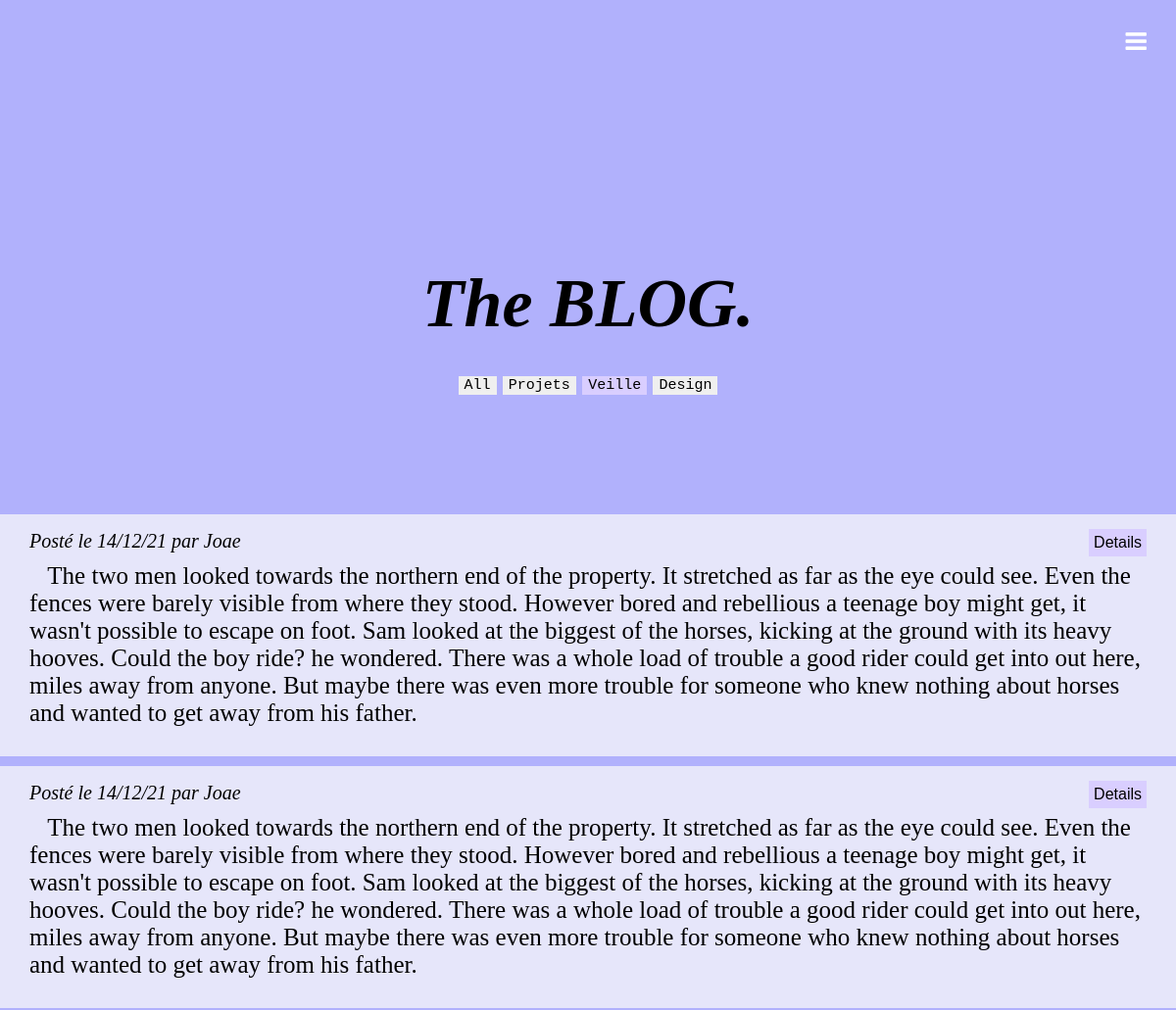
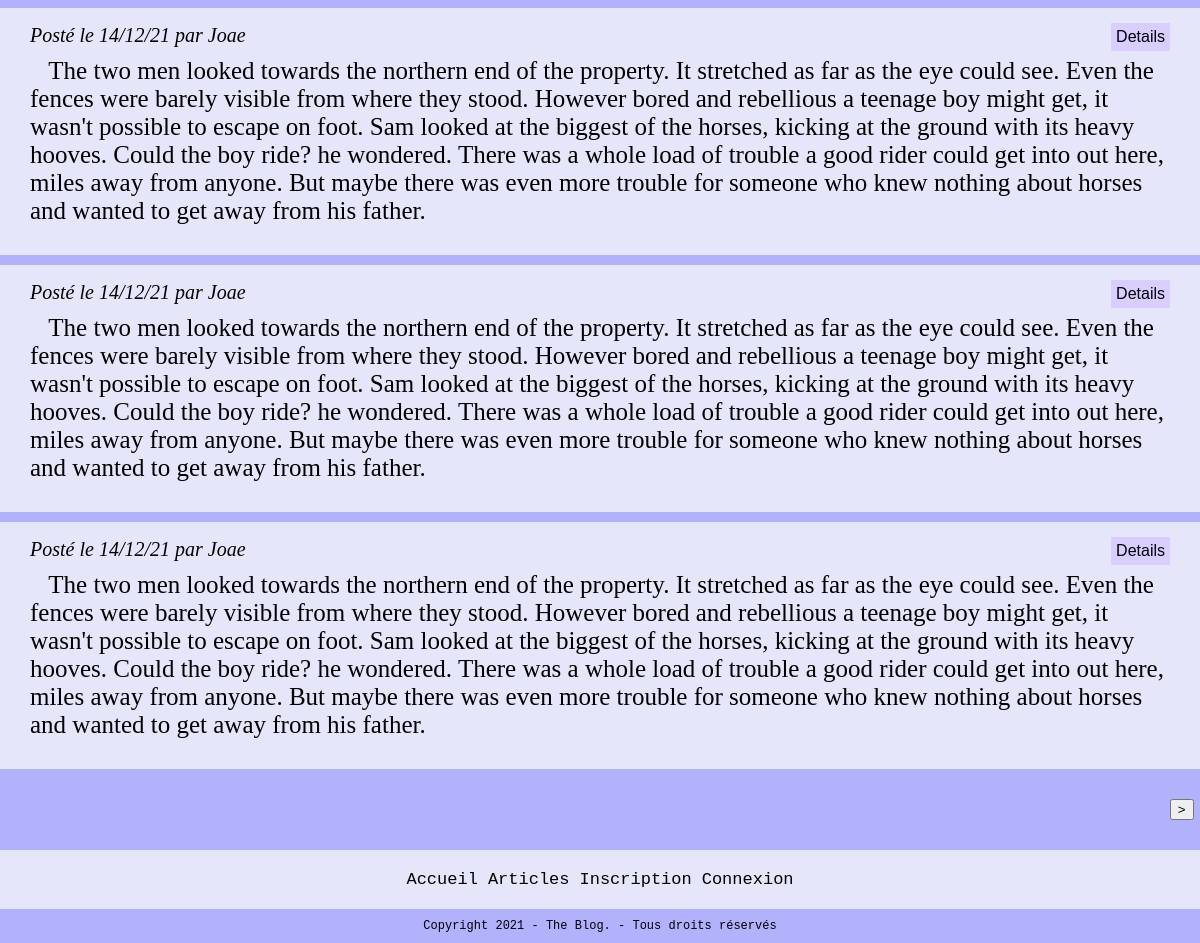
The app's page /articles.php?Categorie=Veille, older data (2 pictures, top to bottom).
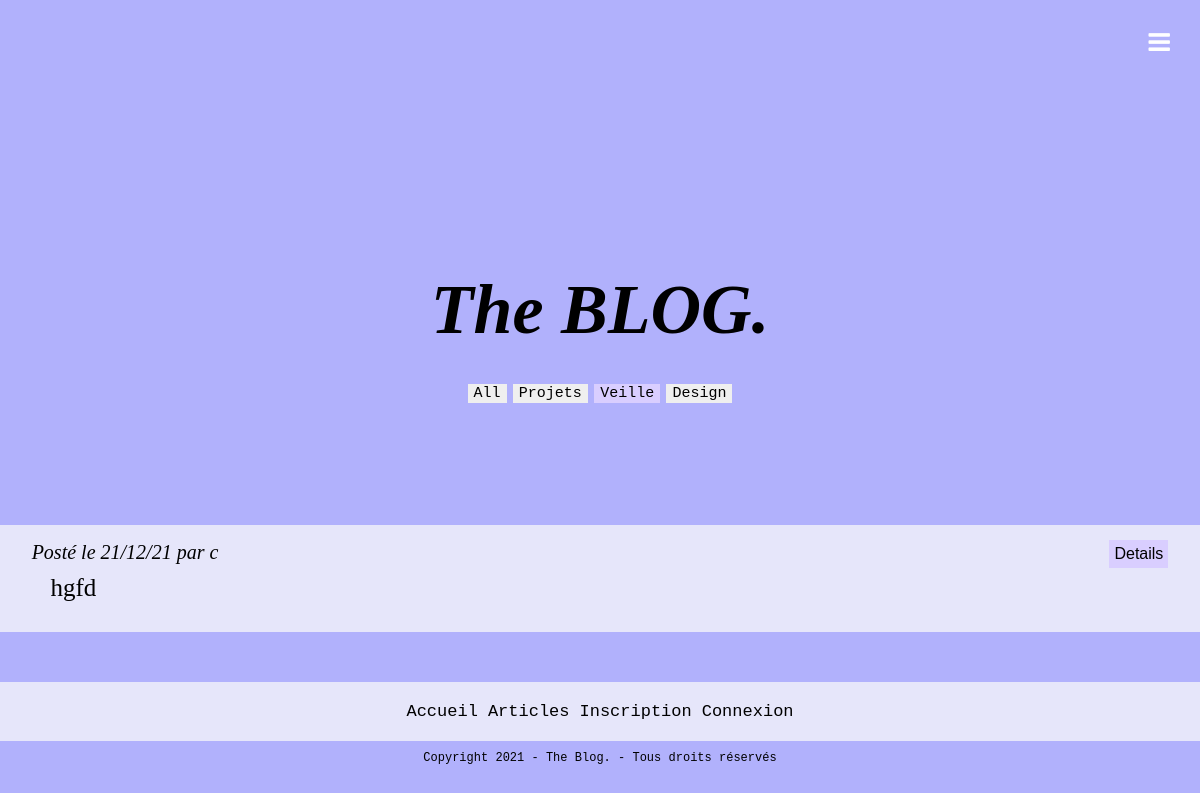
The same page, newer data.
### tables this page shows
CREATE TABLE `articles` (
  `id` int(11) NOT NULL,
  `article` text NOT NULL,
  `id_utilisateur` int(11) NOT NULL,
  `id_categorie` int(11) NOT NULL,
  `date` timestamp NOT NULL DEFAULT CURRENT_TIMESTAMP ON UPDATE CURRENT_TIMESTAMP
);

CREATE TABLE `utilisateurs` (
  `id` int(11) NOT NULL,
  `login` varchar(255) NOT NULL,
  `password` varchar(255) NOT NULL,
  `email` varchar(255) NOT NULL,
  `id_droits` int(11) NOT NULL
);

### articles.php (the view, shortened to what this page needs)
<!DOCTYPE html>
<html>
<head>
  <?php include "head.php";?>
 </head>
 <body>
  <header>
    <?php include "header.php";?>
  </header>
  <main>
  <h1 class="title"><i>The BLOG.  </i></h1>
  <form method="get" class="art_cat">
    <input class ="All" type="submit" name = "All" value="All"></input>
    <input class ="Projets" type="submit" name = "Categorie" value="Projets"></input>
    <input class ="Veille" type="submit" name = "Categorie" value="Veille"></input>
    <input class ="Design" type="submit" name = "Categorie" value="Design"></input>
  </form>
  <div class='index_articles'>
<?php
include "db_link.php";
if(isset($_GET["Categorie"])){
    ?><style>.Projets{background-color : rgb(217, 206, 255);}</style> <?php
  if($_GET["Categorie"]=="Veille"){
    $sql = "SELECT * FROM articles WHERE id_categorie = 2";
    ?><style>.Veille{background-color : rgb(217, 206, 255);}</style> <?php
  }
    ?><style>.Design{background-color : rgb(217, 206, 255);}</style> <?php
}
elseif(isset($_GET["All"])){
  $sql = "SELECT * FROM articles ";
  ?><style>.All{background-color : rgb(217, 206, 255);}</style> <?php
}
else{
  $sql = "SELECT * FROM articles ";
  ?><style>.All{background-color : rgb(217, 206, 255);}</style> <?php
}
$query = $conn->query($sql);
$comments = $query->fetch_all();
$sql = "SELECT utilisateurs.id, utilisateurs.login FROM utilisateurs INNER JOIN articles ON articles.id_utilisateur = articles.id" ;
$query = $conn->query($sql);
$users = $query->fetch_all();
$i = 0;
$u = 0;
$arts = array();
foreach(array_reverse($comments) as $comment){
  $arts[$u][] = $comment;
  $i++;
  if ($i == 5){
    $i = 0;
    $u ++;
  }
}
foreach($arts[$_SESSION["page"]] as $article){
  echo "<div>
          <article>";
  foreach($users as $user){
    if ($article[2] == $user[0]){
      $uname = $user[1];
    }
  }
  $date = date_create($article[4]);
  $date = date_format($date, 'd/m/y');
  echo "
  <div class='articles_container'>
    <div class='info_article'>
      <div class='post_info'> Posté le $date par $uname</br>
      </div>
      <div class='read_more'>
        <form action = 'article.php' method = 'get'> <button name ='id' type='submit' value ='$article[0]'> Details </button>
          </form>
      </div>
    </div>
    <div > &nbsp&nbsp $article[1]
    </div>
  </div>
  </div>
  </article>
  ";
}
if(count($comments)>4){
  echo "
    <form method='get'>
    <div class = 'art_arr'>
    <button id ='left' name = 'page' type = 'submit' value='".($_SESSION['page']-1)."'> <</button>
    <button id ='right' name = 'page' type = 'submit' value='".($_SESSION['page']+1)."'> ></button>
    </div>
    </form>";
    ?><style>#left{color : rgb(177, 177, 252);border:none;background-color:rgb(177, 177, 252)}</style> <?php
    ?><style>#right{color : rgb(177, 177, 252);border:none;background-color:rgb(177, 177, 252)}</style> <?php
}
?>
</div>
  </main>
  <footer>
    <?php include "footer.php";?>
  </footer>
</body>
</html>

Row changes from the older to the newer data that the page shows:
removed articles: date "14/12/21", id_utilisateur.login "Joae", $article[0] 18 (drawn), article "The two men looked towards the northern end of the property. It stretched as far as the eye could see. Even the fences were barely visible from where they stood. However bored and rebellious a teenage boy might get, it wasn't possible to escape on foot. Sam looked at the biggest of the horses, kicking at the ground with its heavy hooves. Could the boy ride? he wondered. There was a whole load of trouble a good rider could get into out here, miles away from anyone. But maybe there was even more trouble for someone who knew nothing about horses and wanted to get away from his father."
removed articles: date "14/12/21", id_utilisateur.login "Joae", $article[0] 17 (drawn), article "The two men looked towards the northern end of the property. It stretched as far as the eye could see. Even the fences were barely visible from where they stood. However bored and rebellious a teenage boy might get, it wasn't possible to escape on foot. Sam looked at the biggest of the horses, kicking at the ground with its heavy hooves. Could the boy ride? he wondered. There was a whole load of trouble a good rider could get into out here, miles away from anyone. But maybe there was even more trouble for someone who knew nothing about horses and wanted to get away from his father."
removed articles: date "14/12/21", id_utilisateur.login "Joae", $article[0] 12 (drawn), article "The two men looked towards the northern end of the property. It stretched as far as the eye could see. Even the fences were barely visible from where they stood. However bored and rebellious a teenage boy might get, it wasn't possible to escape on foot. Sam looked at the biggest of the horses, kicking at the ground with its heavy hooves. Could the boy ride? he wondered. There was a whole load of trouble a good rider could get into out here, miles away from anyone. But maybe there was even more trouble for someone who knew nothing about horses and wanted to get away from his father."
removed articles: date "14/12/21", id_utilisateur.login "Joae", $article[0] 10 (drawn), article "The two men looked towards the northern end of the property. It stretched as far as the eye could see. Even the fences were barely visible from where they stood. However bored and rebellious a teenage boy might get, it wasn't possible to escape on foot. Sam looked at the biggest of the horses, kicking at the ground with its heavy hooves. Could the boy ride? he wondered. There was a whole load of trouble a good rider could get into out here, miles away from anyone. But maybe there was even more trouble for someone who knew nothing about horses and wanted to get away from his father."
removed articles: date "14/12/21", id_utilisateur.login "Joae", $article[0] 8 (drawn), article "The two men looked towards the northern end of the property. It stretched as far as the eye could see. Even the fences were barely visible from where they stood. However bored and rebellious a teenage boy might get, it wasn't possible to escape on foot. Sam looked at the biggest of the horses, kicking at the ground with its heavy hooves. Could the boy ride? he wondered. There was a whole load of trouble a good rider could get into out here, miles away from anyone. But maybe there was even more trouble for someone who knew nothing about horses and wanted to get away from his father."
now on this page (row edited): articles: date "21/12/21", id_utilisateur.login "c", $article[0] 9 (drawn), article "hgfd"
